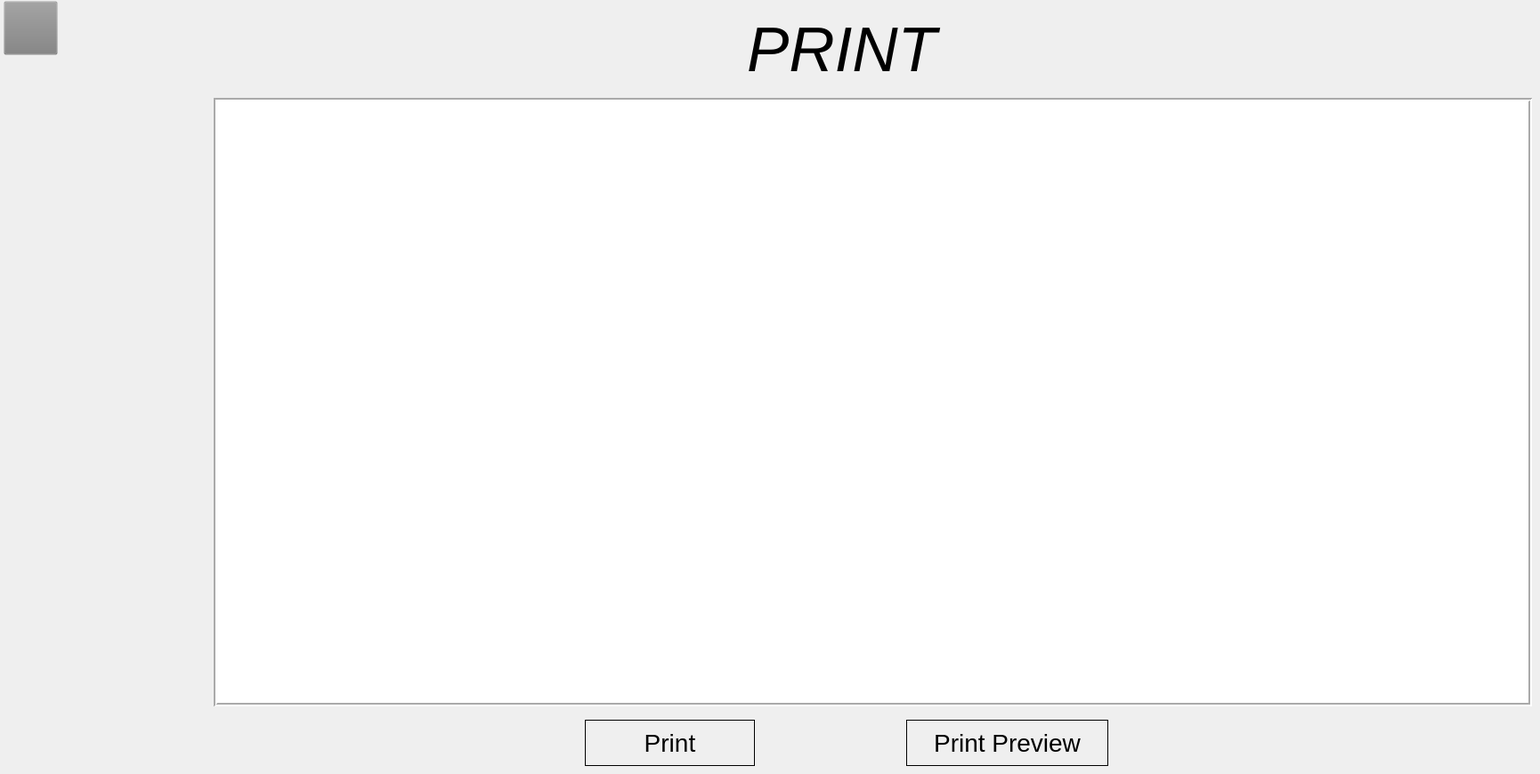
    <widget class="QWidget" name="PRINT">
     <widget class="QLabel" name="label_17">
      <property name="geometry">
       <rect>
        <x>650</x>
        <y>0</y>
        <width>591</width>
        <height>111</height>
       </rect>
      </property>
      <property name="font">
       <font>
        <pointsize>53</pointsize>
        <weight>50</weight>
        <italic>true</italic>
        <bold>false</bold>
       </font>
      </property>
      <property name="text">
       <string>PRINT</string>
      </property>
      <property name="alignment">
       <set>Qt::AlignCenter</set>
      </property>
     </widget>
     <widget class="QPushButton" name="print_backbutton">
      <property name="geometry">
       <rect>
        <x>4</x>
        <y>1</y>
        <width>61</width>
        <height>61</height>
       </rect>
      </property>
      <property name="styleSheet">
       <string notr="true">
background-color: rgb(128, 128, 128, 0.01);
border-image: url(:/back-button.png);</string>
      </property>
      <property name="text">
       <string/>
      </property>
     </widget>
     <widget class="QPushButton" name="Print">
      <property name="geometry">
       <rect>
        <x>657</x>
        <y>809</y>
        <width>191</width>
        <height>52</height>
       </rect>
      </property>
      <property name="font">
       <font>
        <pointsize>21</pointsize>
       </font>
      </property>
      <property name="styleSheet">
       <string notr="true">border:1px solid black</string>
      </property>
      <property name="text">
       <string>Print</string>
      </property>
     </widget>
     <widget class="QPushButton" name="PrintPreview">
      <property name="geometry">
       <rect>
        <x>1018</x>
        <y>809</y>
        <width>227</width>
        <height>52</height>
       </rect>
      </property>
      <property name="font">
       <font>
        <pointsize>21</pointsize>
       </font>
      </property>
      <property name="styleSheet">
       <string notr="true">border:1px solid black</string>
      </property>
      <property name="text">
       <string>Print Preview</string>
      </property>
     </widget>
     <widget class="QTableView" name="ViewTablePrint">
      <property name="geometry">
       <rect>
        <x>240</x>
        <y>110</y>
        <width>1481</width>
        <height>684</height>
       </rect>
      </property>
      <property name="font">
       <font>
        <pointsize>16</pointsize>
       </font>
      </property>
      <property name="styleSheet">
       <string notr="true">background-color: white
</string>
      </property>
      <property name="frameShape">
       <enum>QFrame::Box</enum>
      </property>
      <property name="lineWidth">
       <number>2</number>
      </property>
      <property name="sizeAdjustPolicy">
       <enum>QAbstractScrollArea::AdjustToContents</enum>
      </property>
      <property name="editTriggers">
       <set>QAbstractItemView::NoEditTriggers</set>
      </property>
      <property name="tabKeyNavigation">
       <bool>true</bool>
      </property>
      <property name="showDropIndicator" stdset="0">
       <bool>true</bool>
      </property>
      <property name="dragDropOverwriteMode">
       <bool>true</bool>
      </property>
      <property name="verticalScrollMode">
       <enum>QAbstractItemView::ScrollPerPixel</enum>
      </property>
      <property name="horizontalScrollMode">
       <enum>QAbstractItemView::ScrollPerPixel</enum>
      </property>
      <attribute name="horizontalHeaderCascadingSectionResizes">
       <bool>true</bool>
      </attribute>
      <attribute name="horizontalHeaderDefaultSectionSize">
       <number>130</number>
      </attribute>
      <attribute name="horizontalHeaderMinimumSectionSize">
       <number>100</number>
      </attribute>
      <attribute name="horizontalHeaderStretchLastSection">
       <bool>true</bool>
      </attribute>
      <attribute name="verticalHeaderVisible">
       <bool>false</bool>
      </attribute>
      <attribute name="verticalHeaderDefaultSectionSize">
       <number>80</number>
      </attribute>
      <attribute name="verticalHeaderHighlightSections">
       <bool>false</bool>
      </attribute>
      <attribute name="verticalHeaderMinimumSectionSize">
       <number>60</number>
      </attribute>
     </widget>
    </widget>
